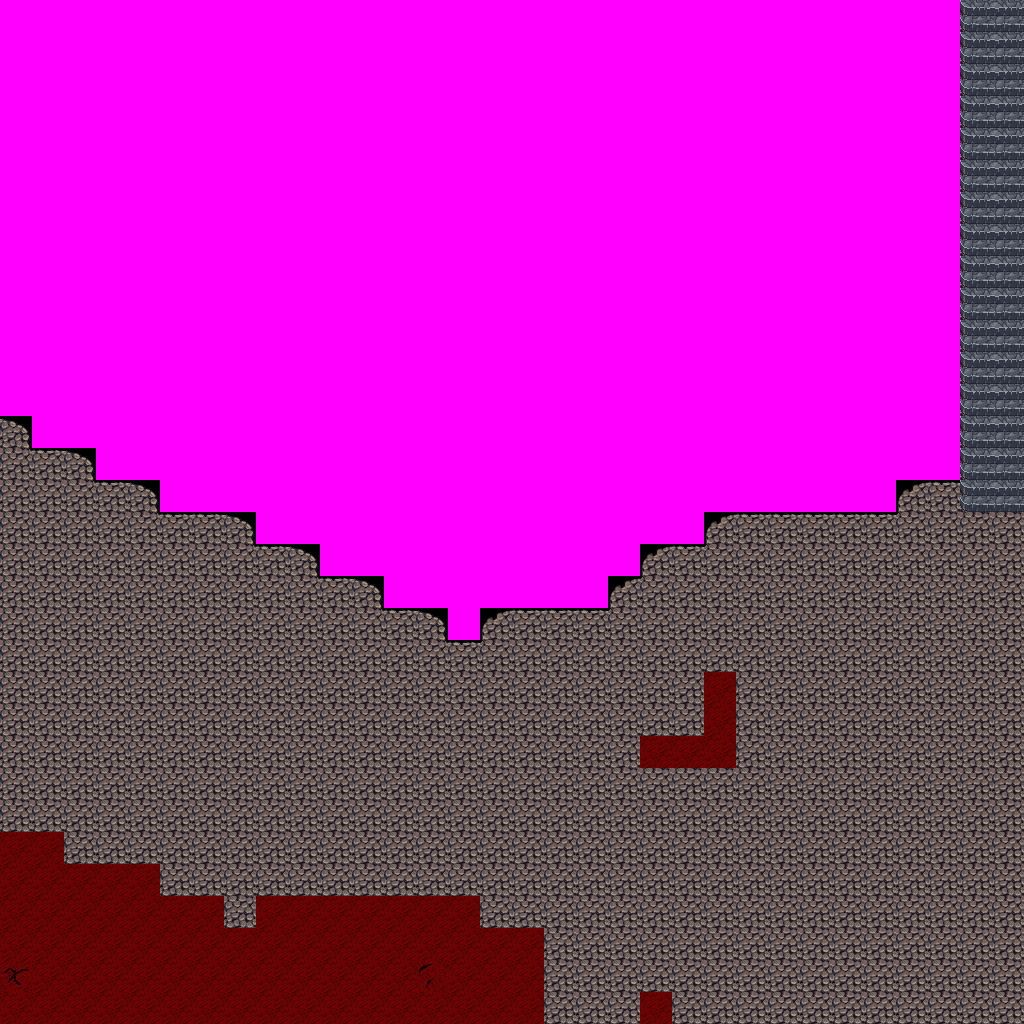

A 2D game scene composited from a Tiled map and its tileset images. What follows is a short description and the map's XML, with each tile layer's data collapsed to a summary:
An orthogonal 32x32 tile map with 32x32 px tiles, 6 tile layers (Ground, Objects, Above, Walkable, ...), 4 tilesets and 6 objects (3x newmap, from_west_0, from_east_0, from_north_0).

<map version="1.0" orientation="orthogonal" width="32" height="32" tilewidth="32" tileheight="32">
 <tileset firstgid="1" name="terrain_cave" tilewidth="32" tileheight="32">
  <image source="../drawable/terrain_cave.png" width="256" height="448" />
 </tileset>
 <tileset firstgid="113" name="terrain_stairs_stone" tilewidth="32" tileheight="32">
  <image source="../drawable/terrain_stairs_stone.png" width="96" height="192" />
 </tileset>
 <tileset firstgid="131" name="ground_sand_red" tilewidth="32" tileheight="32">
  <image source="../drawable/ground_sand_red.png" width="192" height="32" />
 </tileset>
 <tileset firstgid="137" name="walkable_sentinel" tilewidth="32" tileheight="32">
  <image source="../drawable/walkable_sentinel.png" width="32" height="32" />
 </tileset>
 <layer name="Ground" width="32" height="32">
  <data>[1024 cells, 1024 non-empty, 6 distinct tile ids]</data>
 </layer>
 <layer name="Objects" width="32" height="32">
  <data>[1024 cells, 0 non-empty, 0 distinct tile ids]</data>
 </layer>
 <layer name="Above" width="32" height="32">
  <data>[1024 cells, 0 non-empty, 0 distinct tile ids]</data>
 </layer>
 <layer name="Walkable" width="32" height="32">
  <data>[1024 cells, 501 non-empty, 1 distinct tile ids]</data>
 </layer>
 <layer name="Objects_stendhal" width="32" height="32">
  <data>[1024 cells, 74 non-empty, 7 distinct tile ids]</data>
 </layer>
 <layer name="Objects_stendhal2" width="32" height="32">
  <data>[1024 cells, 0 non-empty, 0 distinct tile ids]</data>
 </layer>
 <objectgroup name="Mapevents" width="32" height="32">
  <object name="exit_east_0" type="newmap" x="992" y="0" width="32" height="1024">
   <properties>
    <property name="map" value="level_5_deniran_caves_e2_x2_y0" />
    <property name="place" value="from_east_0" />
   </properties>
  </object>
  <object name="exit_west_0" type="newmap" x="0" y="416" width="32" height="608">
   <properties>
    <property name="map" value="level_5_deniran_caves_e2_x0_y0" />
    <property name="place" value="from_west_0" />
   </properties>
  </object>
  <object name="exit_south_0" type="newmap" x="0" y="992" width="1024" height="32">
   <properties>
    <property name="map" value="level_5_deniran_caves_e2_x1_y1" />
    <property name="place" value="from_south_0" />
   </properties>
  </object>
 </objectgroup>
 <objectgroup name="Spawn" width="32" height="32">
  <object name="from_west_0" x="992" y="512" width="32" height="32" />
  <object name="from_east_0" x="0" y="704" width="32" height="32" />
  <object name="from_north_0" x="512" y="992" width="32" height="32" />
 </objectgroup>
 <objectgroup name="Keys" width="32" height="32" />
 <objectgroup name="Replace" width="32" height="32" />
</map>
